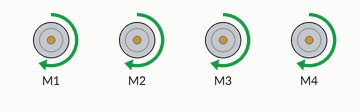
Simulated run of this sketch. Board: Arduino Uno, built with avr-gcc and run on an emulated ATmega328P. On the bench: 4 × DC motor (green arrow = forward, orange = backward, longer = faster).

Above: at 1.0 s.
At 3.7 s:
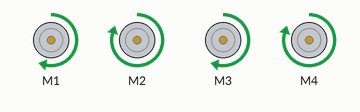
Timing chart, 0 to 6.3 s (numbered marks = the images above):
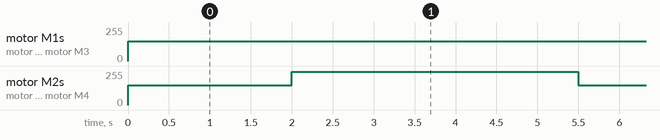

Measured:
- by itself, motor M1, motor M3: stopped → forward 150/255 at 0.00 s
- by itself, motor M2, motor M4: alternates forward 250/255 for 3.5 s and forward 150/255 for 2.0 s

The sketch:

DCturn.ino
```cpp
#include <Wire.h>
#include <Adafruit_MotorShield.h>
#include "utility/Adafruit_MS_PWMServoDriver.h"

//Creating motor shield object with default I2C address
//Can use different I2C address- say for stacking by putting (0x61) inside ()
Adafruit_MotorShield AFMS = Adafruit_MotorShield();

//Select port (M1, M2, M3, M4- (1) means M1)
//Can 3 other motors to control
Adafruit_DCMotor *leftMotor = AFMS.getMotor(1);
Adafruit_DCMotor *rightMotor = AFMS.getMotor(2);
Adafruit_DCMotor *LbackMotor = AFMS.getMotor(3);
Adafruit_DCMotor *RbackMotor = AFMS.getMotor(4);

//Setup code will run once
void setup() {

  AFMS.begin();
  //sets up frequency, default is 1.6 kHz, to change put (1000)

}

// put your main code here, to run repeatedly:
void loop() {

  //Set speed 0 (off) - 255 (max)
  leftMotor->setSpeed(150);
  rightMotor->setSpeed(150);
  LbackMotor->setSpeed(150);
  RbackMotor->setSpeed(150);

  //Commands are FORWARD, BACKWARD, RELEASE (shuts off motor)
  leftMotor->run(FORWARD);
  rightMotor->run(FORWARD);
  LbackMotor->run(FORWARD);
  RbackMotor->run(FORWARD);
  delay(2000);

  //Attempting turn to the left
/* Loop can only make 45 degree turn
    for (int i=0; i<250; i++) {
    rightMotor->setSpeed(i);
    RbackMotor->setSpeed(i);
    delay(10);}
*/

  rightMotor->setSpeed(250);
  RbackMotor->setSpeed(250);
  rightMotor->run(FORWARD);
  RbackMotor->run(FORWARD);
  delay (3500); //doesn't turn quite as straight, might have to do with time delay


}
```
